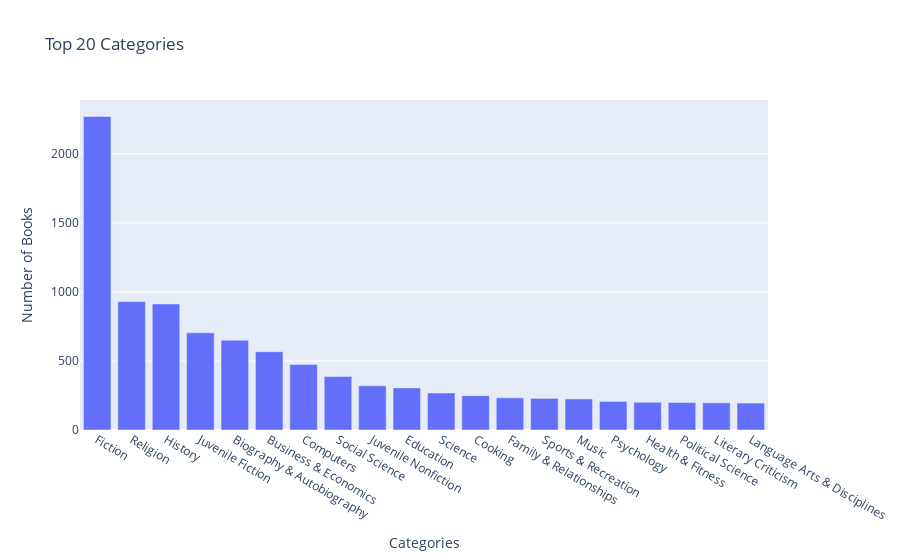

The cell this chart's notebook holds for it:
### Markdown cell above
#### Number of books by Category

### Code cell
# draw a bar plot for the top 20 categories using plotly
# group by 'categories' and count the number of books for each category and sort them in descending order
categories_books = books_sample.groupby('categories').size().sort_values(ascending=False)

fig = px.bar(categories_books.head(20), x=categories_books.head(20).index, y=categories_books.head(20).values, title='Top 20 Categories', labels={'x': 'Categories', 'y': 'Number of Books'})
fig.show()

### Figure 1 — Plotly figure (JSON) as saved in the notebook; plotly's stock layout.template omitted (floating-point values rounded to 4 significant figures)
{"data": [{"alignmentgroup": "True", "hovertemplate": "Categories=%{x}<br>Number of Books=%{y}<extra></extra>", "legendgroup": "", "marker": {"color": "#636efa", "pattern": {"shape": ""}}, "name": "", "offsetgroup": "", "orientation": "v", "showlegend": false, "textposition": "auto", "type": "bar", "x": ["Fiction", "Religion", "History", "Juvenile Fiction", "Biography & Autobiography", "Business & Economics", "Computers", "Social Science", "Juvenile Nonfiction", "Education", "Science", "Cooking", "Family & Relationships", "Sports & Recreation", "Music", "Psychology", "Health & Fitness", "Political Science", "Literary Criticism", "Language Arts & Disciplines"], "xaxis": "x", "y": [2271, 930, 913, 704, 651, 567, 474, 387, 320, 305, 268, 249, 233, 229, 225, 207, 201, 199, 197, 195], "yaxis": "y"}], "layout": {"barmode": "relative", "legend": {"tracegroupgap": 0}, "title": {"text": "Top 20 Categories"}, "xaxis": {"anchor": "y", "domain": [0, 1], "title": {"text": "Categories"}}, "yaxis": {"anchor": "x", "domain": [0, 1], "title": {"text": "Number of Books"}}}}
